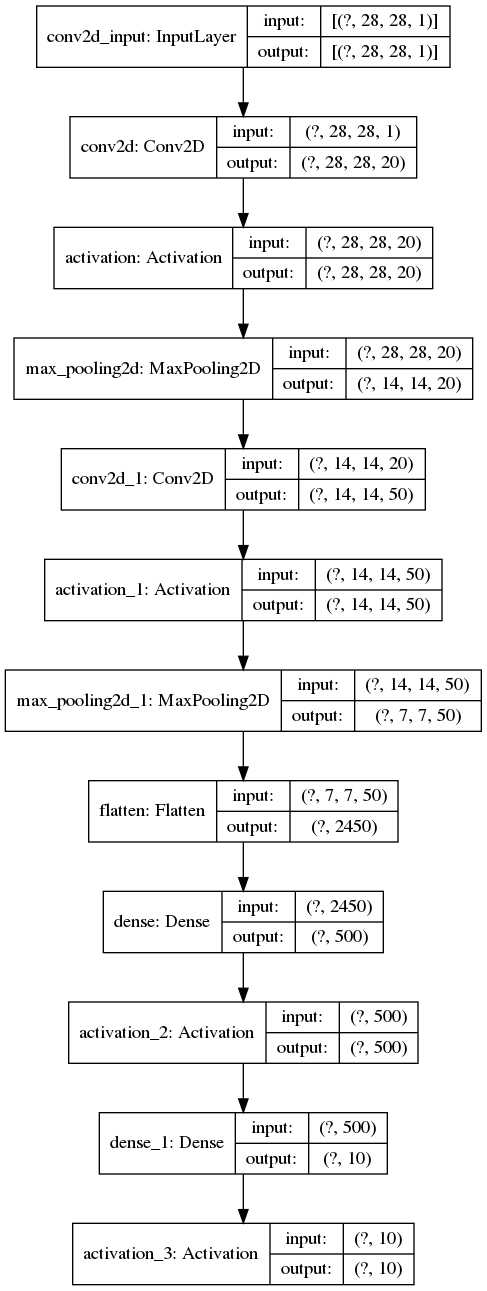
#> input picture conv/lenet.png, 487 x 1291 px
$ python splitting_and_merging.py --image ../conv/lenet.png
#> lines starting #> are read from the running program, lines starting #| are printed output that depends on the picture
import numpy as np
import argparse
import cv2

ap=argparse.ArgumentParser()
ap.add_argument("-i","--image",required=True,help="path to image")
args=vars(ap.parse_args())

image=cv2.imread(args["image"])
#> image is the input picture: shape (1291, 487, 3); min 0, max 255, mean 240.6
(B,G,R)=cv2.split(image)
'''
print(type((B,G,R))) #--> gives tuple
print(type(cv2.split(image)))# --> gives list
print(type(image)) # --> gives numpy.ndarray
print(type([image])) # --> gives list
print(type(B)) #--> gives numpy.ndarray
'''
cv2.imshow("Red",R)
cv2.imshow("Green",G)
cv2.imshow("Blue",B)
cv2.waitKey(0)

merged=cv2.merge([B,G,R])
cv2.imshow("Merged",merged)
cv2.waitKey(0)
cv2.destroyAllWindows()

zeros=np.zeros(image.shape[:2],dtype="uint8")
cv2.imshow("Merged",merged)
cv2.imshow("Red",cv2.merge([zeros,zeros,R]))
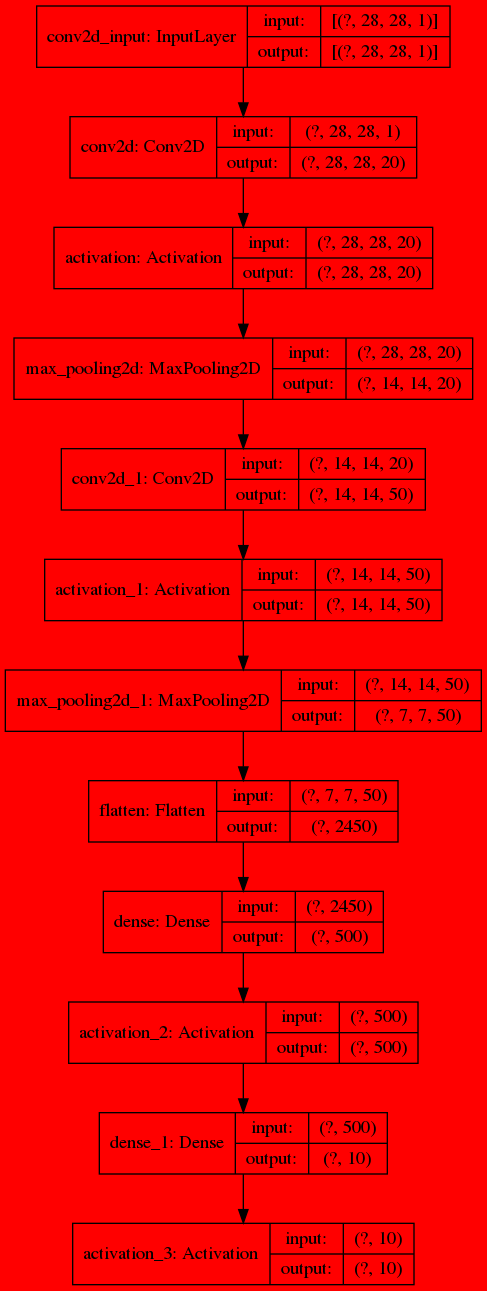
#> window 'Red': shape (1291, 487, 3); mean B, G, R 0, 0, 240.6
cv2.imshow("Green",cv2.merge([zeros,G,zeros]))
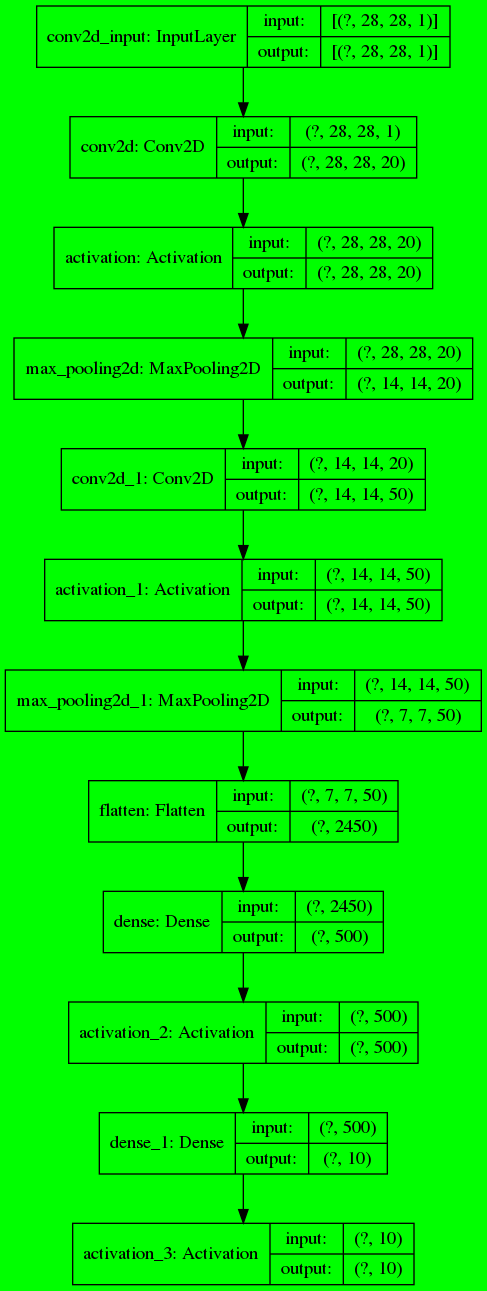
#> window 'Green': shape (1291, 487, 3); mean B, G, R 0, 240.6, 0
cv2.imshow("Blue",cv2.merge([B,zeros,zeros]))
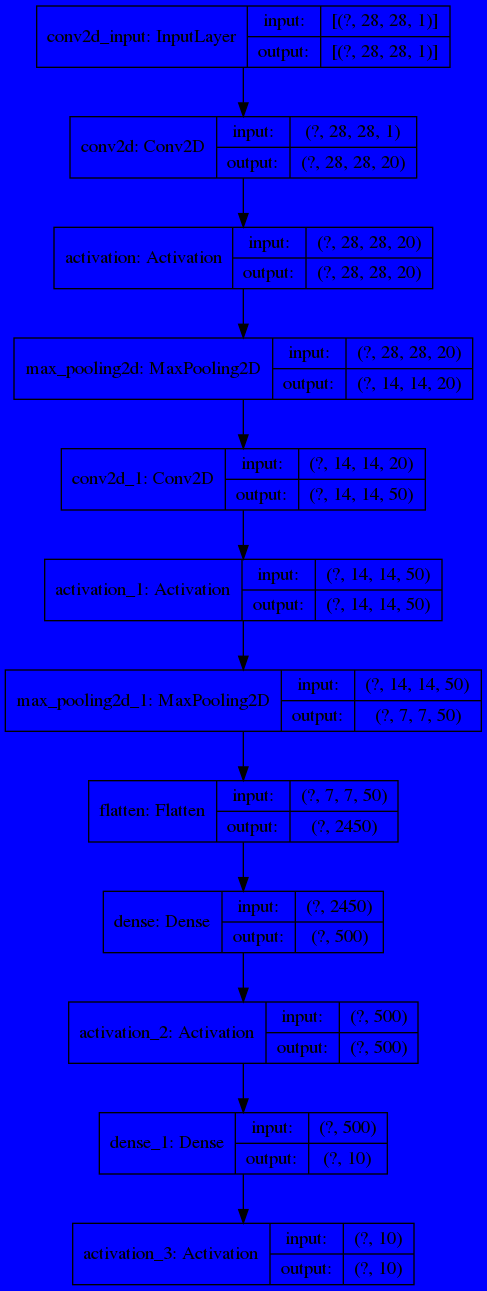
#> window 'Blue': shape (1291, 487, 3); mean B, G, R 240.6, 0, 0
cv2.waitKey(0)
